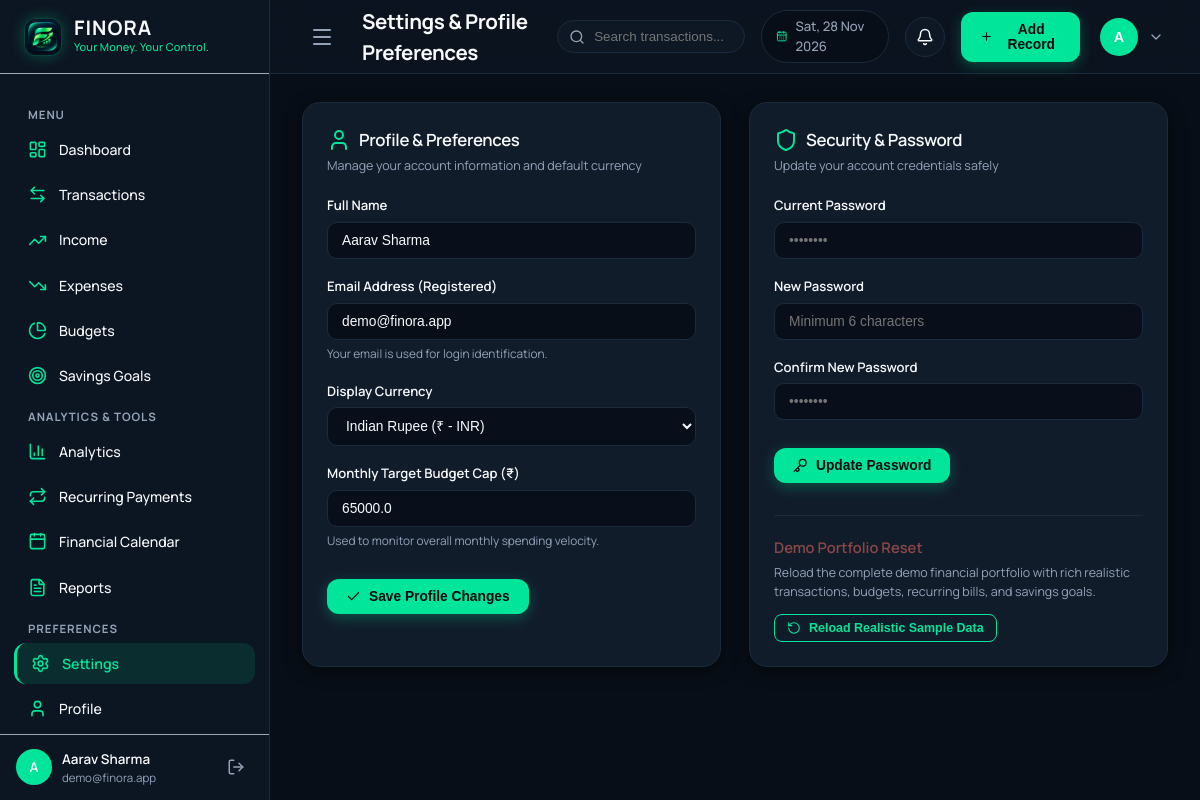
The app's page /settings (signed in) with its own data.
### models/user.py (models this page shows, shortened)
class User(UserMixin, db.Model):
    __tablename__ = 'users'
    id = db.Column(db.Integer, primary_key=True)
    name = db.Column(db.String(100), nullable=False)
    email = db.Column(db.String(120), unique=True, nullable=False, index=True)
    password_hash = db.Column(db.String(255), nullable=False)
    currency = db.Column(db.String(10), default='INR')
    currency_symbol = db.Column(db.String(5), default='₹')
    monthly_budget_target = db.Column(db.Float, default=50000.0)
    created_at = db.Column(db.DateTime, default=datetime.utcnow)
    transactions = db.relationship('Transaction', backref='user', lazy='dynamic', cascade='all, delete-orphan')
    categories = db.relationship('Category', backref='user', lazy='dynamic', cascade='all, delete-orphan')
    budgets = db.relationship('Budget', backref='user', lazy='dynamic', cascade='all, delete-orphan')
    savings_goals = db.relationship('SavingsGoal', backref='user', lazy='dynamic', cascade='all, delete-orphan')
    recurring_transactions = db.relationship('RecurringTransaction', backref='user', lazy='dynamic', cascade='all, delete-orphan')
    notifications = db.relationship('Notification', backref='user', lazy='dynamic', cascade='all, delete-orphan')

### routes/settings.py (the view)
@settings_bp.route('/settings')
@login_required
def index():
    return render_template('settings/index.html', user=current_user)

### templates/settings/index.html (shortened to what this page needs)
{% extends "base.html" %}
{% block page_title %}Settings & Profile Preferences{% endblock %}
{% block content %}
<div class="responsive-equal-grid">
    <div class="card">
        <div class="card-header-clean">
            <div>
                <h3 class="card-title-clean">
                    <i data-lucide="user" style="color: var(--secondary);"></i>
                    Profile & Preferences
                </h3>
                <span class="card-subtitle-clean">Manage your account information and default currency</span>
            </div>
        </div>
        <form action="{{ url_for('settings.update_profile') }}" method="POST">
            <div class="form-group">
                <label class="form-label">Full Name</label>
                <input type="text" name="name" class="form-control" value="{{ user.name }}" required>
            </div>
            <div class="form-group">
                <label class="form-label">Email Address (Registered)</label>
                <input type="email" class="form-control" value="{{ user.email }}" disabled style="background-color: var(--background);">
                <small style="font-size: 0.74rem; color: var(--text-secondary);">Your email is used for login identification.</small>
            </div>
            <div class="form-group">
                <label class="form-label">Display Currency</label>
                <select name="currency" class="form-select">
                    <option value="INR" {% if user.currency == 'INR' %}selected{% endif %}>Indian Rupee (₹ - INR)</option>
                </select>
            </div>
            <div class="form-group">
                <label class="form-label">Monthly Target Budget Cap ({{ user.currency_symbol or '₹' }})</label>
                <input type="number" step="1000" name="monthly_budget_target" class="form-control" value="{{ user.monthly_budget_target or 50000 }}">
                <small style="font-size: 0.74rem; color: var(--text-secondary);">Used to monitor overall monthly spending velocity.</small>
            </div>
            <button type="submit" class="btn btn-primary" style="margin-top: 10px;">
                <i data-lucide="check" style="width: 15px; height: 15px;"></i>
                <span>Save Profile Changes</span>
            </button>
        </form>
    </div>
    <div class="card">
        <div class="card-header-clean">
            <div>
                <h3 class="card-title-clean">
                    <i data-lucide="shield" style="color: var(--secondary);"></i>
                    Security & Password
                </h3>
                <span class="card-subtitle-clean">Update your account credentials safely</span>
            </div>
        </div>
        <form action="{{ url_for('settings.change_password') }}" method="POST">
            <div class="form-group">
                <label class="form-label">Current Password</label>
                <input type="password" name="current_password" class="form-control" placeholder="••••••••" required>
            </div>
            <div class="form-group">
                <label class="form-label">New Password</label>
                <input type="password" name="new_password" class="form-control" placeholder="Minimum 6 characters" required>
            </div>
            <div class="form-group">
                <label class="form-label">Confirm New Password</label>
                <input type="password" name="confirm_password" class="form-control" placeholder="••••••••" required>
            </div>
            <button type="submit" class="btn btn-primary" style="margin-top: 10px;">
                <i data-lucide="key" style="width: 15px; height: 15px;"></i>
                <span>Update Password</span>
            </button>
        </form>
        <div style="margin-top: 32px; padding-top: 20px; border-top: 1px solid var(--border);">
            <div style="font-weight: 600; font-size: 0.92rem; color: #8c4747; margin-bottom: 6px;">Demo Portfolio Reset</div>
            <p style="font-size: 0.78rem; color: var(--text-secondary); margin-bottom: 12px;">
                Reload the complete demo financial portfolio with rich realistic transactions, budgets, recurring bills, and savings goals.
            </p>
            <form action="{{ url_for('settings.reseed_demo') }}" method="POST" onsubmit="return confirm('Reset and reseed demo financial records?')">
                <button type="submit" class="btn btn-outline btn-sm" style="color: var(--secondary); border-color: var(--secondary);">
                    <i data-lucide="rotate-ccw" style="width: 14px; height: 14px;"></i>
                    <span>Reload Realistic Sample Data</span>
                </button>
            </form>
        </div>
    </div>
</div>
{% endblock %}

### templates/base.html (shortened to what this page needs)
<!DOCTYPE html>
<html lang="en">
<head>
    <link rel="stylesheet" href="{{ url_for('static', filename='css/style.css') }}">
    <link rel="stylesheet" href="{{ url_for('static', filename='css/components.css') }}">
</head>
<body>
    <div class="app-container">
        <aside class="app-sidebar" id="appSidebar">
            <div class="sidebar-header">
                <a href="{{ url_for('dashboard.index') }}" class="brand-link">
                    <div class="brand-logo-icon">
                        <img src="/static/icons/icon-192.png" alt="FINORA" style="width: 100%; height: 100%; object-fit: cover; border-radius: 10px;">
                    </div>
                    <div class="brand-text-container">
                        <span class="brand-name">FINORA</span>
                        <span class="brand-tagline">Your Money. Your Control.</span>
                    </div>
                </a>
            </div>
            <div class="sidebar-nav-container">
                <div class="nav-section-title">Menu</div>
                <ul class="sidebar-nav">
                    <li class="nav-item {% if request.endpoint == 'dashboard.index' %}active{% endif %}">
                        <a href="{{ url_for('dashboard.index') }}" class="nav-link" data-title="Dashboard">
                            <i data-lucide="layout-dashboard"></i>
                            <span>Dashboard</span>
                        </a>
                    </li>
                    <li class="nav-item {% if request.endpoint == 'transactions.index' %}active{% endif %}">
                        <a href="{{ url_for('transactions.index') }}" class="nav-link" data-title="Transactions">
                            <i data-lucide="arrow-left-right"></i>
                            <span>Transactions</span>
                        </a>
                    </li>
                    <li class="nav-item {% if request.endpoint == 'income.index' %}active{% endif %}">
                        <a href="{{ url_for('income.index') }}" class="nav-link" data-title="Income">
                            <i data-lucide="trending-up"></i>
                            <span>Income</span>
                        </a>
                    </li>
                    <li class="nav-item {% if request.endpoint == 'expenses.index' %}active{% endif %}">
                        <a href="{{ url_for('expenses.index') }}" class="nav-link" data-title="Expenses">
                            <i data-lucide="trending-down"></i>
                            <span>Expenses</span>
                        </a>
                    </li>
                    <li class="nav-item {% if request.endpoint == 'budgets.index' %}active{% endif %}">
                        <a href="{{ url_for('budgets.index') }}" class="nav-link" data-title="Budgets">
                            <i data-lucide="pie-chart"></i>
                            <span>Budgets</span>
                        </a>
                    </li>
                    <li class="nav-item {% if request.endpoint == 'savings.index' %}active{% endif %}">
                        <a href="{{ url_for('savings.index') }}" class="nav-link" data-title="Savings Goals">
                            <i data-lucide="target"></i>
                            <span>Savings Goals</span>
                        </a>
                    </li>
                </ul>
                <div class="nav-section-title">Analytics & Tools</div>
                <ul class="sidebar-nav">
                    <li class="nav-item {% if request.endpoint == 'analytics.index' %}active{% endif %}">
                        <a href="{{ url_for('analytics.index') }}" class="nav-link" data-title="Analytics">
                            <i data-lucide="bar-chart-3"></i>
                            <span>Analytics</span>
                        </a>
                    </li>
                    <li class="nav-item {% if request.endpoint == 'recurring.index' %}active{% endif %}">
                        <a href="{{ url_for('recurring.index') }}" class="nav-link" data-title="Recurring Payments">
                            <i data-lucide="repeat"></i>
                            <span>Recurring Payments</span>
                        </a>
                    </li>
                    <li class="nav-item {% if request.endpoint == 'calendar.index' %}active{% endif %}">
                        <a href="{{ url_for('calendar.index') }}" class="nav-link" data-title="Financial Calendar">
                            <i data-lucide="calendar"></i>
                            <span>Financial Calendar</span>
                        </a>
                    </li>
                    <li class="nav-item {% if request.endpoint == 'reports.index' %}active{% endif %}">
                        <a href="{{ url_for('reports.index') }}" class="nav-link" data-title="Reports">
                            <i data-lucide="file-text"></i>
                            <span>Reports</span>
                        </a>
                    </li>
                </ul>
                <div class="nav-section-title">Preferences</div>
                <ul class="sidebar-nav">
                    <li class="nav-item {% if request.endpoint == 'settings.index' and request.args.get('tab') != 'profile' %}active{% endif %}">
                        <a href="{{ url_for('settings.index') }}" class="nav-link" data-title="Settings">
                            <i data-lucide="settings"></i>
                            <span>Settings</span>
                        </a>
                    </li>
                    <li class="nav-item {% if request.endpoint == 'settings.index' and request.args.get('tab') == 'profile' %}active{% endif %}">
                        <a href="{{ url_for('settings.index', tab='profile') }}" class="nav-link" data-title="Profile">
                            <i data-lucide="user"></i>
                            <span>Profile</span>
                        </a>
                    </li>
                </ul>
            </div>
            <div class="sidebar-footer">
                <a href="{{ url_for('settings.index', tab='profile') }}" class="user-mini-card">
                    <div class="user-avatar">
                        {{ current_user.name[0] if current_user.name else 'U' }}
                    </div>
                    <div class="user-mini-info">
                        <span class="user-mini-name">{{ current_user.name }}</span>
                        <span class="user-mini-email">{{ current_user.email }}</span>
                    </div>
                </a>
                <a href="{{ url_for('auth.logout') }}" class="sidebar-toggle-btn" title="Sign Out">
                    <i data-lucide="log-out" style="width: 18px; height: 18px;"></i>
                </a>
            </div>
        </aside>
        <div class="main-wrapper" id="mainWrapper">
            <header class="app-topbar">
                <div class="topbar-left">
                    <button class="sidebar-toggle-btn" id="sidebarToggleBtn" aria-label="Toggle Navigation">
                        <i data-lucide="menu"></i>
                    </button>
                    <h2 class="page-header-title">{% block page_title %}Dashboard{% endblock %}</h2>
                </div>
                <div class="topbar-right">
                    <div class="topbar-search">
                        <input type="text" id="topbarSearchInput" placeholder="Search transactions..." value="{{ request.args.get('search', '') }}">
                    </div>
                    <div class="topbar-date">
                        <i data-lucide="calendar-days" style="width: 15px; height: 15px; color: var(--secondary);"></i>
                        <span id="currentDateDisplay">{% block current_date %}Today{% endblock %}</span>
                    </div>
                    <div class="notif-wrapper">
                        <button class="icon-btn" id="notifBtn" aria-label="Notifications">
                            <i data-lucide="bell" style="width: 18px; height: 18px;"></i>
                        </button>
                    </div>
                    <button class="btn btn-primary topbar-add-btn" onclick="openModal('quickAddModal')">
                        <i data-lucide="plus" style="width: 17px; height: 17px;"></i>
                        <span>Add Record</span>
                    </button>
                    <div class="profile-dropdown-wrapper">
                        <button class="profile-btn" id="profileBtn" aria-label="User Profile Menu">
                            <div class="user-avatar" style="width: 38px; height: 38px; font-size: 0.9rem;">
                                {{ current_user.name[0] if current_user.name else 'U' }}
                            </div>
                            <i data-lucide="chevron-down" style="width: 16px; height: 16px; color: var(--text-secondary);"></i>
                        </button>
                    </div>
                </div>
            </header>
            <main class="page-content">
                {% block content %}{% endblock %}
            </main>
        </div>
    </div>
</body>
</html>

### records on screen
User: name "A", name "Aarav Sharma", email "demo@finora.app", currency "Indian Rupee (₹ - INR)", currency_symbol "₹", monthly_budget_target "65000.0"
